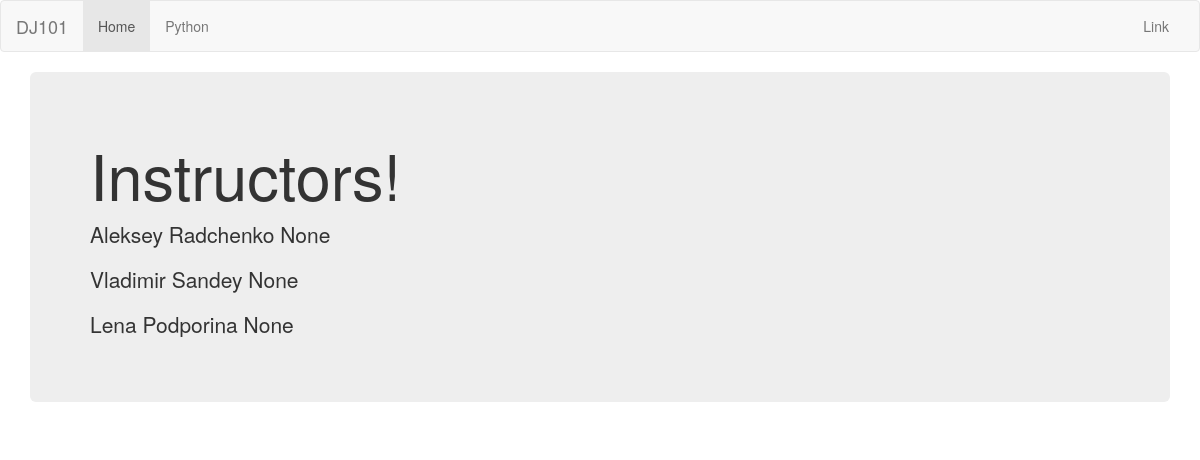
Page /instructors/ on the earlier database version.
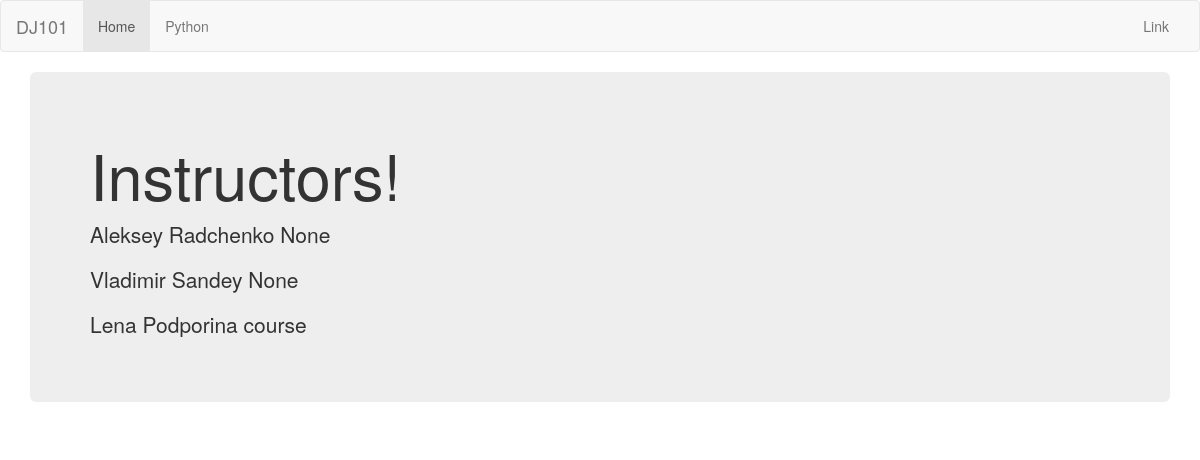
Same page on the later database version.
### instructors/models.py (models this page shows)
class Instructor(models.Model):
	name = models.CharField(verbose_name=u'Instructor Name', max_length=255, help_text = "This is name")
	surname = models.CharField(max_length=255)
	data_of_birth = models.DateField(null=True)
	email =  models.EmailField(unique = True, null=True)
	course = models.CharField(max_length=255, null='True')
	is_active = models.BooleanField(default = True)

### instructors/views.py (the view)
# urls.py: url(r'^instructors/', instructors_list),
def instructors_list(request):
    instructors = Instructor.objects.all()
    return render(request, 'instructors.html', {"instructors_list":instructors})

### templates/instructors.html (shortened to what this page needs)
<!DOCTYPE html>
<html lang="en">
  <head>
    <link href="/static/bootstrap/css/bootstrap.css" rel="stylesheet">
  </head>
  <body>
	<nav class="navbar navbar-default">
	  <div class="container-fluid">
	    <div class="navbar-header">
	      <a class="navbar-brand" href="/">DJ101</a>
	    </div>
	    <div class="collapse navbar-collapse" id="bs-example-navbar-collapse-1">
	      <ul class="nav navbar-nav">
	        <li class="active"><a href="/">Home <span class="sr-only">(current)</span></a></li>
	        <li><a href="/python/">Python </a></li>
	      </ul>
	      <ul class="nav navbar-nav navbar-right">
	        <li><a href="#">Link</a></li>
	      </ul>
	    </div>
	  </div>
	</nav>
	<div class="container">
		<div class="jumbotron">
		  <h1>Instructors!</h1>
		  {% for instructor in instructors_list  %}
		   <p> {{ instructor.name }} {{ instructor.surname }} {{ instructor.course }}</p>
		  {% endfor %}
		</div>
	</div>
  </body>
</html>

Differences in the rows shown:
changed Instructor "Lena": course "None" → "course"
